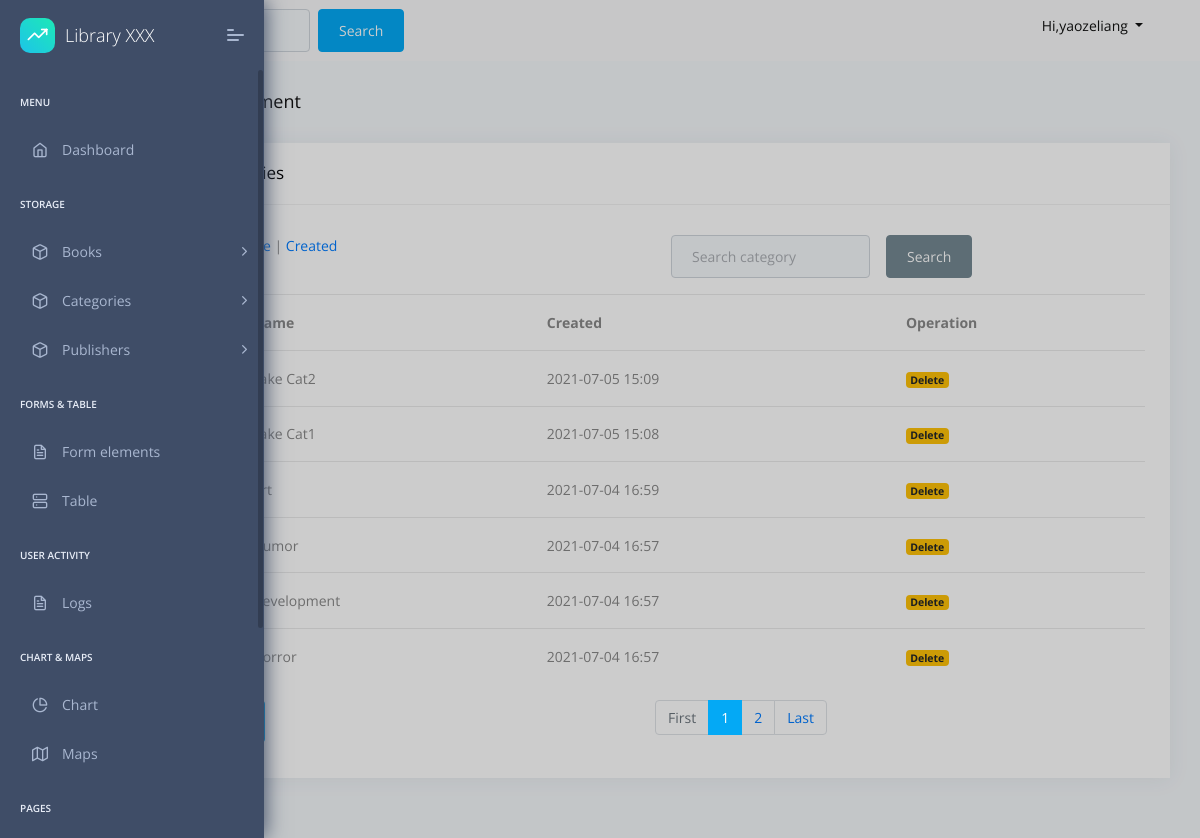
The page /book/category-list (signed in) on the database as committed earlier.
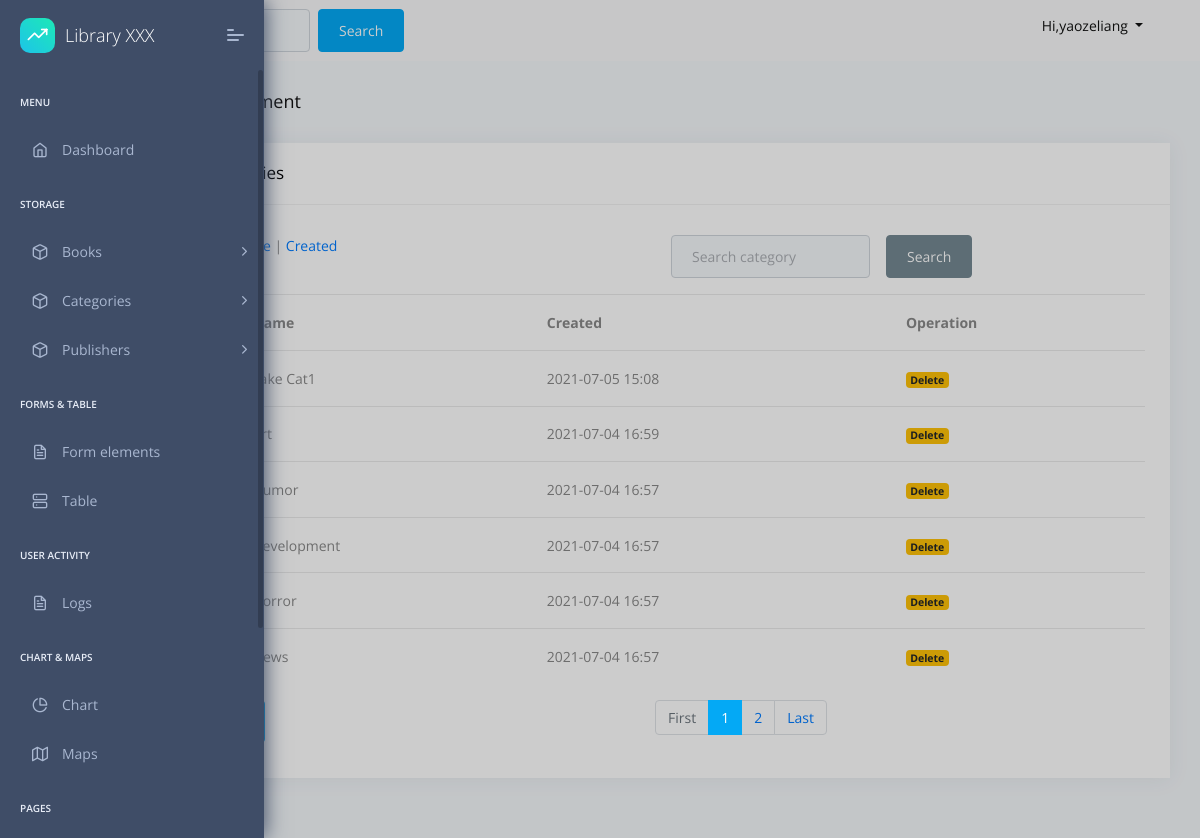
The same page on the database as committed later.
### book/models.py (models this page shows, shortened)
class Category(models.Model):
    name = models.CharField(max_length=50, blank=True)
    created = models.DateTimeField(default=timezone.now)

### book/views.py (the view)
# urls.py: path('category-list',CategoryListView.as_view(),name="category_list"),
class CategoryListView(LoginRequiredMixin,ListView):
    login_url = 'login'
    model=Category
    context_object_name = 'categories'
    template_name = 'book/category_list.html'
    count_total = 0
    search_value = ''
    order_field="-created"
    def get_queryset(self):
        search =self.request.GET.get("search")
        order_by=self.request.GET.get("orderby")
        if order_by:
            all_categories = Category.objects.all().order_by(order_by)
            self.order_field=order_by
        else:
            all_categories = Category.objects.all().order_by(self.order_field)
        if search:
            all_categories = all_categories.filter(
                Q(name__icontains=search)
            )
        else:
            search = ''
        self.search_value=search
        self.count_total = all_categories.count()
        paginator = Paginator(all_categories, 6)
        page = self.request.GET.get('page')
        categories = paginator.get_page(page)
        return categories
    def get_context_data(self, *args, **kwargs):
        context = super(CategoryListView, self).get_context_data(*args, **kwargs)
        context['count_total'] = self.count_total
        context['search'] = self.search_value
        return context

### templates/book/category_list.html (shortened to what this page needs)
{% extends "layouts/base.html" %}
{% block content %}
<div class="pcoded-content">
    <div class="pcoded-inner-content">
        <div class="page-header">
            <div class="page-block">
                <div class="row align-items-center">
                    <div class="col-md-12">
                        <div class="page-header-title">
                            <h5 class="m-b-10">Category Management</h5>
                        </div>
                    </div>
                </div>
            </div>
        </div>
        <br>
        <div class="main-body">
            <div class="page-wrapper">
                <div class="row">
                    <div class="col-xl-12">
                        <div class="card">
                            <div class="card-header">
                                <h5>Total {{count_total}} categories</h5>
                            </div>
                            <div class="card-block ">
                                <div class='row'>
                                    <div class="col-6">
                                        <b>Sort By : - </b>
                                        <a href="{% url 'category_list' %}?search={{search}}&orderby=id">Id</a>  |
                                        <a href="{% url 'category_list' %}?search={{ search }}&orderby=name">Name</a> |
                                        <a href="{% url 'category_list' %}?search={{ search }}&orderby=created">Created</a>
                                    </div>
                                    <div class="col-6">
                                        <form class="form-inline mb-2">
                                            <div class="form-group mx-sm-3 mb-2">
                                                <input type="text"
                                                       class="form-control"
                                                       name="search",
                                                       id='search',
                                                       placeholder="Search category",
                                                       value={{search}}
                                                       >
                                            </div>
                                            <button type="submit" class="btn btn-secondary mb-2 btn-sm">Search</button>
                                        </form>
                                    </div>
                                </div>
                                <div class="table-responsive table-hover">
                                    <table class="table">
                                        <thead>
                                            <tr>
                                                <th>id</th>
                                                <th>Name</th>
                                                <th>Created</th>
                                                <th>Operation</th>
                                            </tr>
                                        </thead>
                                        <tbody>
                                            {% for cat in categories %}
                                            <tr>
                                                <th scope="row">{{cat.id}}</th>
                                                <td>{{cat.name}}</td>
                                                <td>{{ cat.created|date:"Y-m-d H:i" }}  </td>
                                                <td><a href="{% url 'category_delete' cat.pk %}" class="badge badge-warning">Delete</a></td>
                                            </tr>
                                            {% endfor %}
                                        </tbody>
                                    </table>
                                </div>
                                <div class="row">
                                    <div class='col-6'>
                                        <a href="{% url 'category_create' %}" class='btn btn-primary'>Add Category</a>
                                    </div>
                                    <div class='col-6'>
                                        <ul class="pagination m-auto">
                                          {% if categories.has_previous %}
                                          <li class="page-item "><a href="?page=1&orderby={{ order }}&search={{ search }}"><span class="page-link">First</span></a></li>
                                          <li class="page-item"><a class="page-link" href="?page={{ categories.previous_page_number }}&orderby={{ order }}&search={{ search }}">{{ categories.previous_page_number }}</a></li>
                                          <li class="page-item active"><a class="page-link" href=""> {{ categories.number }}</a></li>
                                          {% else %}
                                          <li class="page-item disabled"><a href="?page=1&orderby={{ order }}&search={{ search }}"><span class="page-link">First</span></a></li>
                                          <li class="page-item active"><a class="page-link" href=""> {{ categories.number }}</a></li>
                                          {% endif %}
                                          {% if categories.has_next %}
                                          <li class="page-item"><a class="page-link" href="?page={{ categories.next_page_number }}&orderby={{ order }}&search={{ search }}">{{ categories.next_page_number }}</a></li>
                                          <li class="page-item"><a class="page-link" href="?page={{ categories.paginator.num_pages }}&orderby={{ order }}&search={{ search }}">Last</a></li>
                                          {% else %}
                                          <li class="page-item disabled"><a href=""><span class="page-link">End</span></a></li>
                                          {% endif %}
                                        </ul>
                                    </div>
                                </div>
                            </div>
                        </div>
                    </div>
                </div>
            </div>
        </div>
    </div>
</div>
{% endblock content %}

### templates/layouts/base.html (shortened to what this page needs)
<!DOCTYPE html>
<html lang="en">
<head>
    <link rel="stylesheet" href="/static/assets/fonts/fontawesome/css/fontawesome-all.min.css">
    <link rel="stylesheet" href="/static/assets/plugins/animation/css/animate.min.css">
    <link rel="stylesheet" href="/static/assets/css/style.css">
</head>
<body>
    {% include 'includes/sidebar.html' %}
    <div class="pcoded-main-container">
        <div class="pcoded-wrapper">
            {% include 'includes/navigation.html' %}
            {% block content %}{% endblock content %}
        </div>
    </div>
</body>
</html>

### templates/includes/sidebar.html (shortened to what this page needs)
    <nav class="pcoded-navbar">
        <div class="navbar-wrapper">
            <div class="navbar-brand header-logo">
                <a target="_blank"
                   href="https://appseed.us/admin-dashboards/django-dashboard-dattaable" class="b-brand">
                    <div class="b-bg">
                        <i class="feather icon-trending-up"></i>
                    </div>
                    <span class="b-title">Library XXX</span>
                </a>
                <a class="mobile-menu" id="mobile-collapse" href="javascript:"><span></span></a>
            </div>
            <div class="navbar-content scroll-div">
                <ul class="nav pcoded-inner-navbar">
                    <li class="nav-item pcoded-menu-caption">
                        <label>Menu</label>
                    </li>
                    <li data-username="dashboard Default Ecommerce CRM Analytics Crypto Project"
                        class="nav-item {% if 'index' in segment %} active {% endif %}">
                        <a href="/" class="nav-link "><span class="pcoded-micon"><i class="feather icon-home"></i></span><span class="pcoded-mtext">Dashboard</span></a>
                    </li>
                    <li class="nav-item pcoded-menu-caption">
                        <label>Storage</label>
                    </li>
                    <li data-username="basic components Button Alert Badges breadcrumb Paggination progress Tooltip popovers Carousel Cards Collapse Tabs pills Modal Grid System Typography Extra Shadows Embeds" class="nav-item pcoded-hasmenu">
                        <a href="javascript:" class="nav-link "><span class="pcoded-micon"><i class="feather icon-box"></i></span><span class="pcoded-mtext">Books</span></a>
                    </li>
                    <li data-username="basic components Button Alert Badges breadcrumb Paggination progress Tooltip popovers Carousel Cards Collapse Tabs pills Modal Grid System Typography Extra Shadows Embeds" class="nav-item pcoded-hasmenu">
                        <a href="javascript:" class="nav-link "><span class="pcoded-micon"><i class="feather icon-box"></i></span><span class="pcoded-mtext">Categories</span></a>
                    </li>
                    <li data-username="basic components Button Alert Badges breadcrumb Paggination progress Tooltip popovers Carousel Cards Collapse Tabs pills Modal Grid System Typography Extra Shadows Embeds" class="nav-item pcoded-hasmenu">
                        <a href="javascript:" class="nav-link "><span class="pcoded-micon"><i class="feather icon-box"></i></span><span class="pcoded-mtext">Publishers</span></a>
                    </li>
                    <li class="nav-item pcoded-menu-caption">
                        <label>Forms & table</label>
                    </li>
                    <li data-username="form elements advance componant validation masking wizard picker select"
                        class="nav-item {% if 'ui-forms' in segment %} active {% endif %}">
                        <a href="/ui-forms.html" class="nav-link "><span class="pcoded-micon"><i class="feather icon-file-text"></i></span><span class="pcoded-mtext">Form elements</span></a>
                    </li>
                    <li data-username="Table bootstrap datatable footable"
                        class="nav-item {% if 'ui-tables' in segment %} active {% endif %}">
                        <a href="/ui-tables.html" class="nav-link "><span class="pcoded-micon"><i class="feather icon-server"></i></span><span class="pcoded-mtext">Table</span></a>
                    </li>
                    <li class="nav-item pcoded-menu-caption">
                        <label>User Activity</label>
                    </li>
                    <li  class="nav-item {% if 'ui-forms' in segment %} active {% endif %}">
                        <a href="{% url 'user_activity_list' %}" class="nav-link "><span class="pcoded-micon"><i class="feather icon-file-text"></i></span><span class="pcoded-mtext">Logs</a>
                    </li>
                    <li class="nav-item pcoded-menu-caption">
                        <label>Chart & Maps</label>
                    </li>
                    <li data-username="Charts Morris"
                        class="nav-item {% if 'charts-morris' in segment %} active {% endif %}">
                        <a href="/charts-morris.html" class="nav-link "><span class="pcoded-micon"><i class="feather icon-pie-chart"></i></span><span class="pcoded-mtext">Chart</span></a></li>
                    <li data-username="Maps Google"
                         class="nav-item {% if 'maps-google' in segment %} active {% endif %}">
                        <a href="/maps-google.html" class="nav-link "><span class="pcoded-micon"><i class="feather icon-map"></i></span><span class="pcoded-mtext">Maps</span></a></li>
                    <li class="nav-item pcoded-menu-caption">
                        <label>Pages</label>
                    </li>
                    <li data-username="Authentication Sign up Sign in reset password Change password Personal information profile settings map form subscribe" class="nav-item pcoded-hasmenu">
                    </li>
                </ul>
            </div>
        </div>
    </nav>

### templates/includes/navigation.html (shortened to what this page needs)
<nav class="navbar navbar-light bg-light  justify-content-between">
        <div class='col-10'>
            <form class="form-inline">
                <button class="btn btn-primary my-2 my-sm-0" type="submit">Search</button>
              </form>
        </div>
        <div class='col-2'>
            <div class="nav-item dropdown">
                <h6 class="nav-link dropdown-toggle" href="#" id="navbarDropdown"  data-toggle="dropdown" aria-haspopup="true" aria-expanded="false">
                  Hi,{{user.username}}
        </div>
</nav>

Rows that differ between the two databases and show on the page:
removed Category: name "Fake Cat2", created "2021-07-05 15:09"
now on this page (row unchanged): Category: name "News", created "2021-07-04 16:57"
